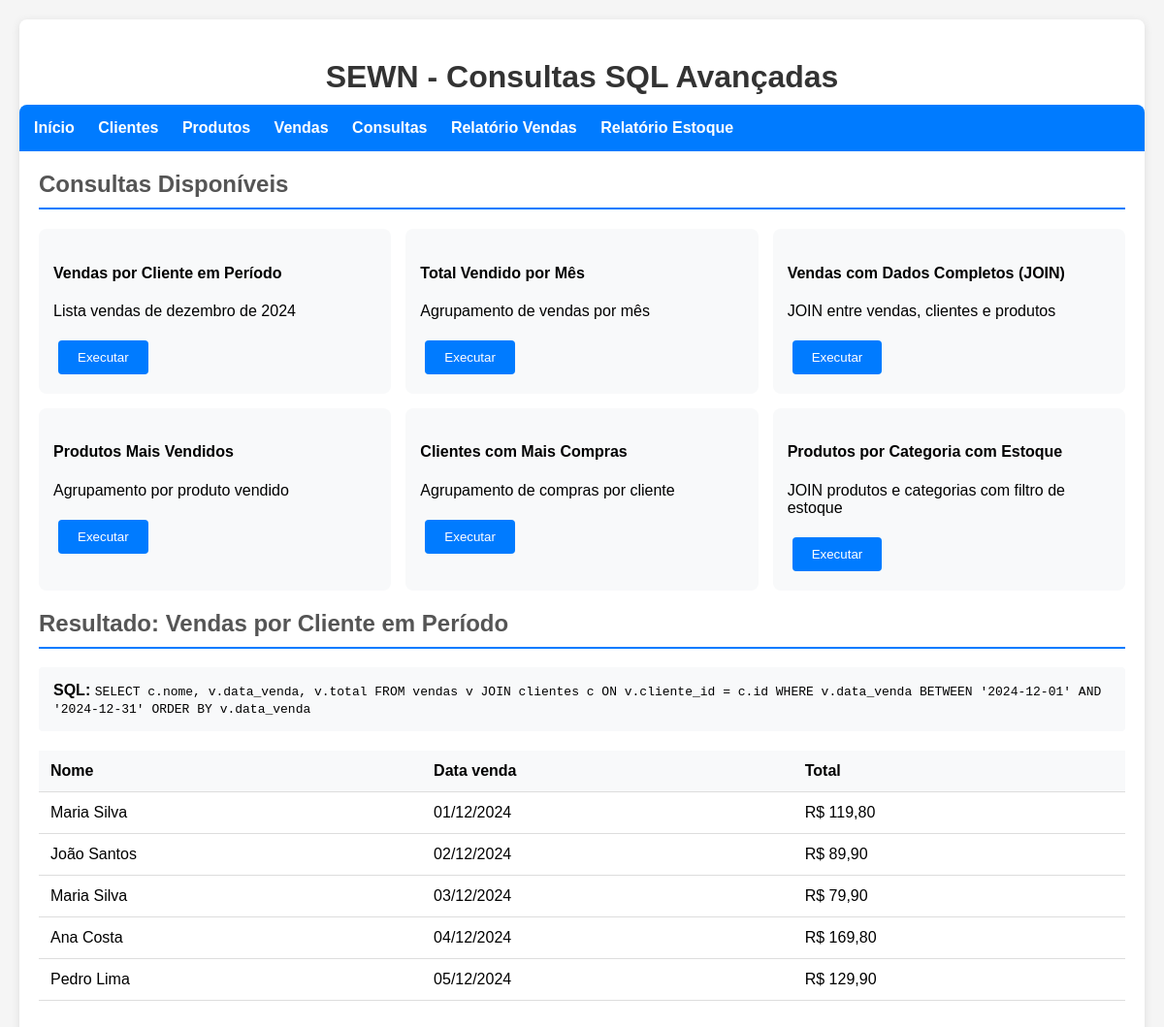
The page /pages/consultas.php?consulta=1 on the database its author committed.
### tables this page shows
CREATE TABLE vendas (
    id INT PRIMARY KEY AUTO_INCREMENT,
    cliente_id INT,
    data_venda DATE NOT NULL,
    total DECIMAL(10,2) NOT NULL,
    created_at TIMESTAMP DEFAULT CURRENT_TIMESTAMP,
    FOREIGN KEY (cliente_id) REFERENCES clientes(id)
);

CREATE TABLE clientes (
    id INT PRIMARY KEY AUTO_INCREMENT,
    nome VARCHAR(100) NOT NULL,
    email VARCHAR(100),
    telefone VARCHAR(20),
    endereco TEXT,
    created_at TIMESTAMP DEFAULT CURRENT_TIMESTAMP
);

### pages/consultas.php (the view, shortened to what this page needs)
<?php
require_once '../config/database.php';
$consultas = [
    '1' => [
        'titulo' => 'Vendas por Cliente em Período',
        'sql' => "SELECT c.nome, v.data_venda, v.total FROM vendas v JOIN clientes c ON v.cliente_id = c.id WHERE v.data_venda BETWEEN '2024-12-01' AND '2024-12-31' ORDER BY v.data_venda",
        'descricao' => 'Lista vendas de dezembro de 2024'
    ],
    '2' => [
        'titulo' => 'Total Vendido por Mês',
        'sql' => "SELECT YEAR(data_venda) as ano, MONTH(data_venda) as mes, SUM(total) as total_vendido FROM vendas GROUP BY YEAR(data_venda), MONTH(data_venda) ORDER BY ano, mes",
        'descricao' => 'Agrupamento de vendas por mês'
    ],
    '3' => [
        'titulo' => 'Vendas com Dados Completos (JOIN)',
        'sql' => "SELECT v.id, c.nome as cliente, p.nome as produto, iv.quantidade, iv.preco_unitario, v.data_venda FROM vendas v JOIN clientes c ON v.cliente_id = c.id JOIN itens_venda iv ON v.id = iv.venda_id JOIN produtos p ON iv.produto_id = p.id ORDER BY v.data_venda DESC",
        'descricao' => 'JOIN entre vendas, clientes e produtos'
    ],
    '4' => [
        'titulo' => 'Produtos Mais Vendidos',
        'sql' => "SELECT p.nome, SUM(iv.quantidade) as total_vendido FROM produtos p JOIN itens_venda iv ON p.id = iv.produto_id GROUP BY p.id, p.nome ORDER BY total_vendido DESC",
        'descricao' => 'Agrupamento por produto vendido'
    ],
    '5' => [
        'titulo' => 'Clientes com Mais Compras',
        'sql' => "SELECT c.nome, COUNT(v.id) as total_compras, SUM(v.total) as valor_total FROM clientes c JOIN vendas v ON c.id = v.cliente_id GROUP BY c.id, c.nome ORDER BY valor_total DESC",
        'descricao' => 'Agrupamento de compras por cliente'
    ],
    '6' => [
        'titulo' => 'Produtos por Categoria com Estoque',
        'sql' => "SELECT cat.nome as categoria, p.nome as produto, p.estoque, p.preco FROM produtos p JOIN categorias cat ON p.categoria_id = cat.id WHERE p.estoque > 0 ORDER BY cat.nome, p.nome",
        'descricao' => 'JOIN produtos e categorias com filtro de estoque'
    ]
];
$resultados = [];
if (isset($_GET['consulta']) && isset($consultas[$_GET['consulta']])) {
    $consulta_selecionada = $consultas[$_GET['consulta']];
    $stmt = $pdo->query($consulta_selecionada['sql']);
    $resultados = $stmt->fetchAll();
}
?>
<!DOCTYPE html>
<html lang="pt-br">
<head>
    <link rel="stylesheet" href="../css/style.css">
</head>
<body>
    <div class="container">
        <h1>SEWN - Consultas SQL Avançadas</h1>
        <nav>
            <a href="../index.php">Início</a>
            <a href="clientes.php">Clientes</a>
            <a href="produtos.php">Produtos</a>
            <a href="vendas.php">Vendas</a>
            <a href="consultas.php">Consultas</a>
            <a href="../reports/vendas_cliente.php">Relatório Vendas</a>
            <a href="../reports/estoque_baixo.php">Relatório Estoque</a>
        </nav>
        <h2>Consultas Disponíveis</h2>
        <div style="display: grid; grid-template-columns: repeat(auto-fit, minmax(300px, 1fr)); gap: 15px; margin: 20px 0;">
            <?php foreach ($consultas as $key => $consulta): ?>
                <div style="background: #f8f9fa; padding: 15px; border-radius: 8px;">
                    <h4><?= $consulta['titulo'] ?></h4>
                    <p><?= $consulta['descricao'] ?></p>
                    <a href="?consulta=<?= $key ?>"><button>Executar</button></a>
                </div>
            <?php endforeach; ?>
        </div>
        <?php if (isset($consulta_selecionada)): ?>
            <h2>Resultado: <?= $consulta_selecionada['titulo'] ?></h2>
            <div style="background: #f8f9fa; padding: 15px; margin: 10px 0; border-radius: 4px;">
                <strong>SQL:</strong> <code><?= $consulta_selecionada['sql'] ?></code>
            </div>
            <?php if (!empty($resultados)): ?>
                <table>
                    <thead>
                        <tr>
                            <?php foreach (array_keys($resultados[0]) as $coluna): ?>
                                <?php if (!is_numeric($coluna)): ?>
                                    <th><?= ucfirst(str_replace('_', ' ', $coluna)) ?></th>
                                <?php endif; ?>
                            <?php endforeach; ?>
                        </tr>
                    </thead>
                    <tbody>
                        <?php foreach ($resultados as $linha): ?>
                            <tr>
                                <?php foreach ($linha as $key => $valor): ?>
                                    <?php if (!is_numeric($key)): ?>
                                        <td>
                                            <?php if (strpos($key, 'data') !== false): ?>
                                                <?= date('d/m/Y', strtotime($valor)) ?>
                                            <?php elseif (strpos($key, 'total') !== false || strpos($key, 'preco') !== false || strpos($key, 'valor') !== false): ?>
                                                R$ <?= number_format($valor, 2, ',', '.') ?>
                                            <?php else: ?>
                                                <?= $valor ?>
                                            <?php endif; ?>
                                        </td>
                                    <?php endif; ?>
                                <?php endforeach; ?>
                            </tr>
                        <?php endforeach; ?>
                    </tbody>
                </table>
            <?php else: ?>
                <p>Nenhum resultado encontrado.</p>
            <?php endif; ?>
        <?php endif; ?>
    </div>
</body>
</html>

### css/style.css (style rules this page uses)
body { font-family: Arial, sans-serif; margin: 0; padding: 20px; background: #f5f5f5; }
.container { max-width: 1200px; margin: 0 auto; background: white; padding: 20px; border-radius: 8px; box-shadow: 0 2px 10px rgba(0, 0, 0, 0.1); }
h1 { color: #333; text-align: center; margin-bottom: 30px; }
h2 { color: #555; border-bottom: 2px solid #007bff; padding-bottom: 10px; }
nav { background: #007bff; padding: 15px; margin: -20px -20px 20px -20px; border-radius: 8px 8px 0 0; }
nav a { color: white; text-decoration: none; margin-right: 20px; font-weight: bold; }
table { width: 100%; border-collapse: collapse; margin: 20px 0; }
th, td { padding: 12px; text-align: left; border-bottom: 1px solid #ddd; }
th { background: #f8f9fa; font-weight: bold; }
button { background: #007bff; color: white; padding: 10px 20px; border: none; border-radius: 4px; cursor: pointer; margin: 5px; }

### rows shown on the page
vendas: cliente.nome "Maria Silva", data_venda "01/12/2024", total "119,80"
vendas: cliente.nome "João Santos", data_venda "02/12/2024", total "89,90"
vendas: cliente.nome "Maria Silva", data_venda "03/12/2024", total "79,90"
vendas: cliente.nome "Ana Costa", data_venda "04/12/2024", total "169,80"
vendas: cliente.nome "Pedro Lima", data_venda "05/12/2024", total "129,90"

### other values the page prints
$consulta['titulo'] "Vendas por Cliente em Período"
$consulta['descricao'] "Lista vendas de dezembro de 2024"
$consulta['titulo'] "Total Vendido por Mês"
$consulta['descricao'] "Agrupamento de vendas por mês"
$consulta['titulo'] "Vendas com Dados Completos (JOIN)"
$consulta['descricao'] "JOIN entre vendas, clientes e produtos"
$consulta['titulo'] "Produtos Mais Vendidos"
$consulta['descricao'] "Agrupamento por produto vendido"
$consulta['titulo'] "Clientes com Mais Compras"
$consulta['descricao'] "Agrupamento de compras por cliente"
$consulta['titulo'] "Produtos por Categoria com Estoque"
$consulta['descricao'] "JOIN produtos e categorias com filtro de estoque"
$consulta_selecionada['titulo'] "Vendas por Cliente em Período"
$consulta_selecionada['sql'] "SELECT c.nome, v.data_venda, v.total FROM vendas v JOIN clientes c ON v.cliente_id = c.id WHERE v.data_venda BETWEEN '2024-12-01' AND '2024-12-31' ORDER BY v.data_venda"
str_replace('_', ' ', $coluna) "Nome"
